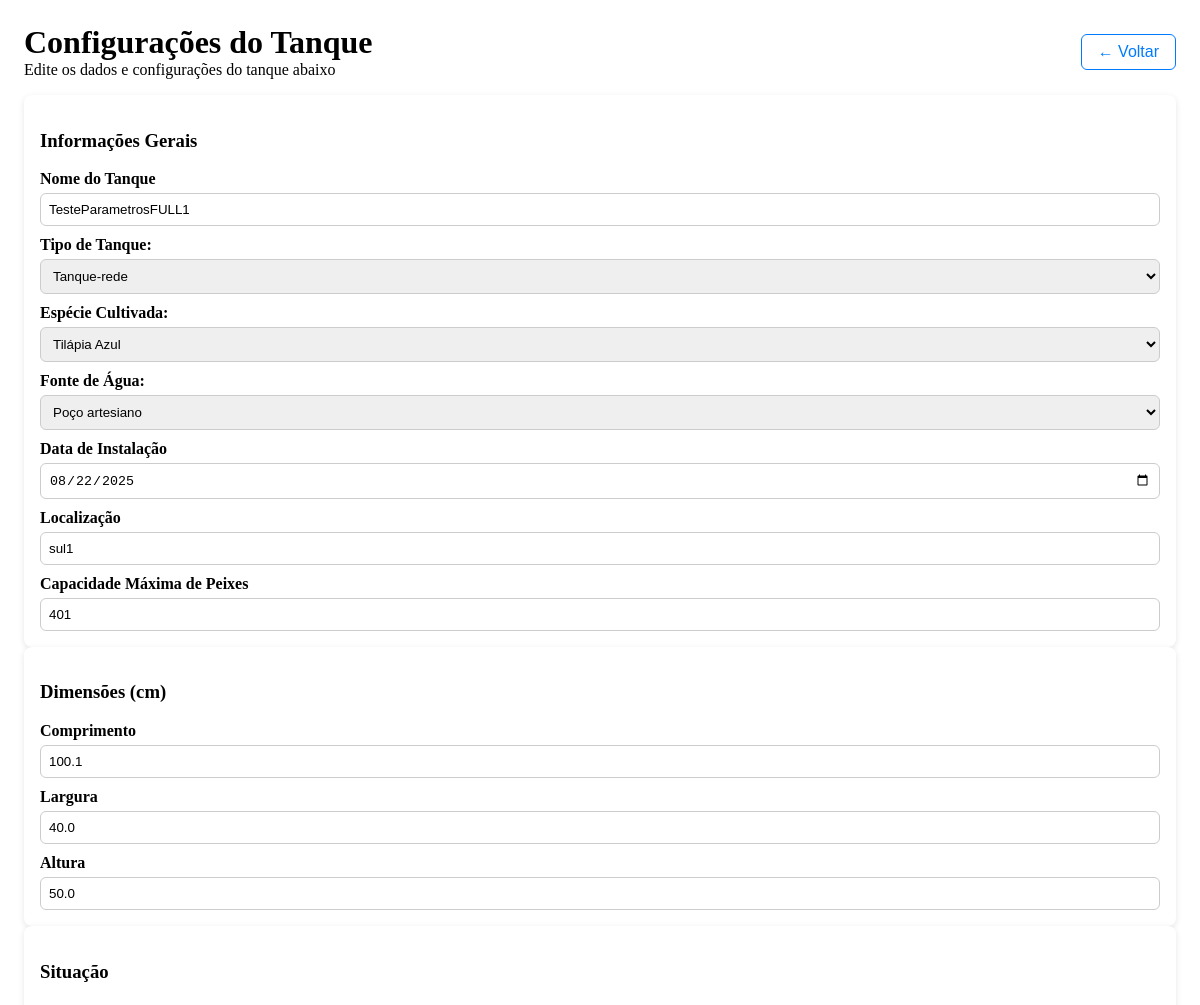
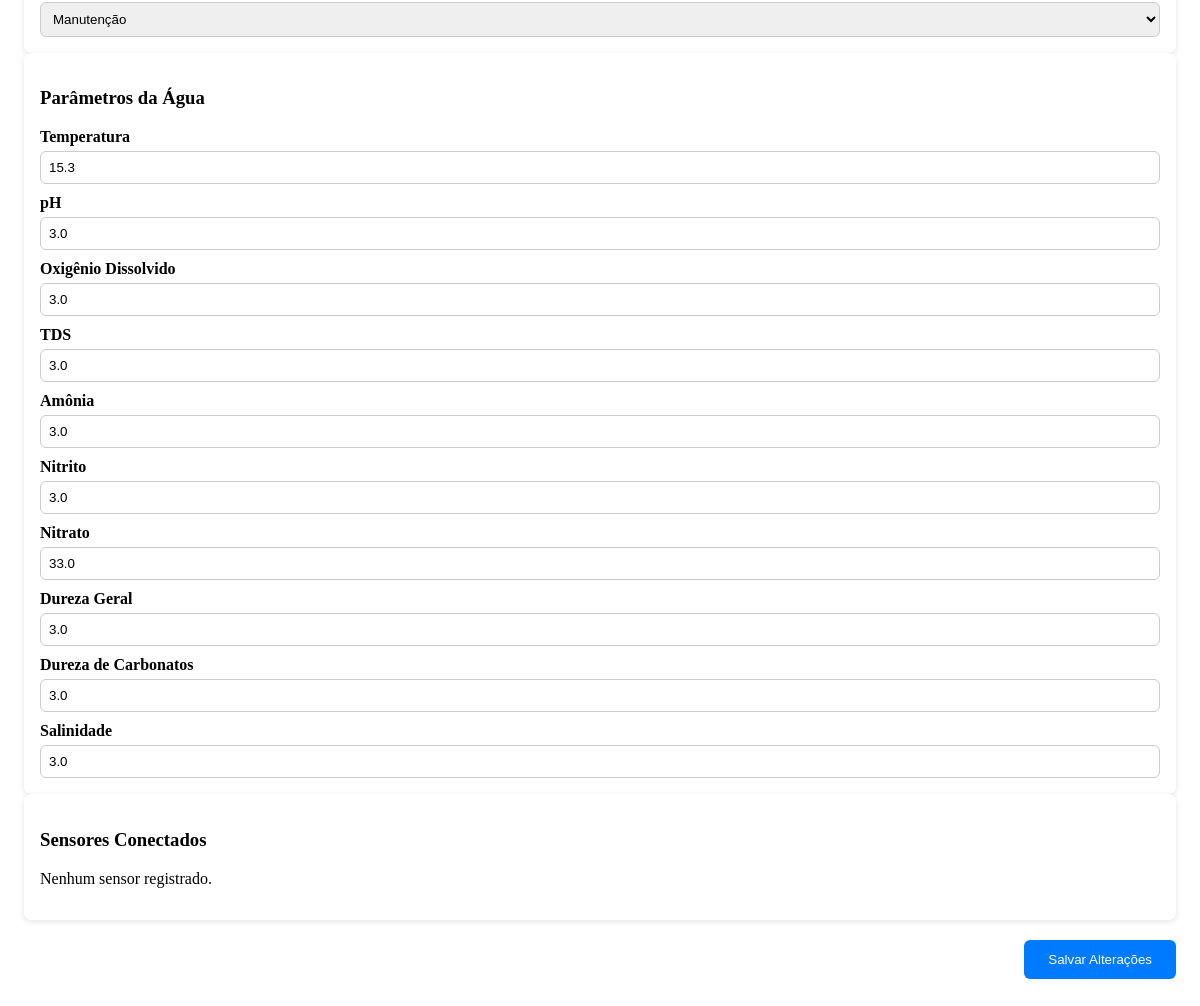
The page /tanque/1/configuracoes/ on the database its author committed (2 pictures, top to bottom).
### core/models.py (models this page shows, shortened)
class Tanque(models.Model):
    TIPO_CHOICES = [
        ('Escavado', 'Escavado'),
        ('Tanque-rede', 'Tanque-rede'),
        ('Alvenaria', 'Alvenaria'),
        ('Fibra de vidro', 'Fibra de vidro'),
        ('Outro', 'Outro'),
    ]
    ESPECIE_CHOICES = [
        ('Tilápia do Nilo (Oreochromis niloticus)', 'Tilápia do Nilo'),
        ('Tilápia Azul (Oreochromis aureus)', 'Tilápia Azul'),
        ('Tilápia de Moçambique (Oreochromis mossambicus)', 'Tilápia de Moçambique'),
        ('Tilápia de Zanzibar (Oreochromis hornorum)', 'Tilápia de Zanzibar'),
        ('Outro', 'Outro'),
    ]
    FONTE_CHOICES = [
        ('Nascente', 'Nascente'),
        ('Poço artesiano', 'Poço artesiano'),
        ('Rio', 'Rio'),
        ('Abastecimento público', 'Abastecimento público'),
        ('Outro', 'Outro'),
    ]
    SITUACAO_CHOICES = [
        ('Ativo', 'Ativo'),
        ('Manutenção', 'Manutenção'),
        ('Inativo', 'Inativo'),
    ]
    usuario = models.ForeignKey(Usuario, on_delete=models.CASCADE, related_name="tanques")
    nome = models.CharField(max_length=100)
    comprimento = models.FloatField()
    largura = models.FloatField()
    altura = models.FloatField()
    capacidade_maxima = models.PositiveIntegerField(null=True, blank=True)
    tipo = models.CharField(max_length=20, choices=TIPO_CHOICES)
    especie_cultivada = models.CharField(max_length=80, choices=ESPECIE_CHOICES)
    data_instalacao = models.DateField(null=True, blank=True)
    localizacao = models.CharField(max_length=255, blank=True)
    fonte_agua = models.CharField(max_length=30, choices=FONTE_CHOICES, blank=True)
    situacao = models.CharField(max_length=20, choices=SITUACAO_CHOICES)
    temperatura = models.FloatField(null=True, blank=True)
    ph = models.FloatField(null=True, blank=True)
    oxigenio = models.FloatField(null=True, blank=True)
    tds = models.FloatField(null=True, blank=True)
    amonia = models.FloatField(null=True, blank=True)
    nitrito = models.FloatField(null=True, blank=True)
    nitrato = models.FloatField(null=True, blank=True)
    dureza_geral = models.FloatField(null=True, blank=True)
    dureza_carbonatos = models.FloatField(null=True, blank=True)
    salinidade = models.FloatField(null=True, blank=True)

### core/views.py (the view)
# urls.py: path('tanque/<int:tanque_id>/configuracoes/', views.configuracoes_tanque, name='configuracoes_tanque'),
def configuracoes_tanque(request, tanque_id):
    tanque = get_object_or_404(Tanque, id=tanque_id)
    return render(request, 'front/configuracoes_tanque.html', {
        'tanque': tanque,
    })

### core/templates/front/configuracoes_tanque.html (shortened to what this page needs)
 {% load static %}
<div class="dashboard-content-wrapper"
  style="padding: 1rem; width: 100%; max-width: none; margin: auto; display: flex; flex-direction: column; min-height: 80vh; box-sizing: border-box;">
  <div class="top-header"
    style="display: flex; justify-content: space-between; align-items: center; margin-bottom: 1rem; flex-wrap: wrap; gap: 0.5rem;">
    <div>
      <h1 style="margin: 0;">Configurações do Tanque</h1>
      <p style="margin: 0;">Edite os dados e configurações do tanque abaixo</p>
    </div>
    <button onclick="voltarParaTanques()"
      style="padding: 0.5rem 1rem; font-size: 1rem; cursor: pointer; border-radius: 6px; border: 1px solid #007bff; background: white; color: #007bff; transition: background-color 0.3s;">
      ← Voltar
    </button>
  </div>
  <form id="form-configuracoes" method="post" action="{% url 'salvar_configuracoes_tanque' tanque.id %}" onsubmit="event.preventDefault(); enviarFormulario();">
    <div class="card-box" style="background: white; border-radius: 8px; padding: 1rem; box-shadow: 0 2px 6px rgba(0,0,0,0.1);">
      <h3>Informações Gerais</h3>
      <label>Nome do Tanque</label>
      <input type="text" name="nome" value="{{ tanque.nome }}" required>
      <label for="tipo">Tipo de Tanque:</label>
      <select id="tipo" name="tipo" required>
        <option value="Tanque-rede" {% if tanque.tipo == "Tanque-rede" %}selected{% endif %}>Tanque-rede</option>
      </select>
      <label for="especie_cultivada">Espécie Cultivada:</label>
      <select id="especie_cultivada" name="especie_cultivada" required>
        <option value="Tilápia Azul (Oreochromis aureus)" {% if tanque.especie_cultivada == "Tilápia Azul (Oreochromis aureus)" %}selected{% endif %}>Tilápia Azul</option>
      </select>
      <label for="fonte_agua">Fonte de Água:</label>
      <select id="fonte_agua" name="fonte_agua" required>
        <option value="Poço artesiano" {% if tanque.fonte_agua == "Poço artesiano" %}selected{% endif %}>Poço artesiano</option>
      </select>
      <label>Data de Instalação</label>
      <input type="date" name="data_instalacao" value="{{ tanque.data_instalacao|date:'Y-m-d' }}">
      <label>Localização</label>
      <input type="text" name="localizacao" value="{{ tanque.localizacao }}">
      <label>Capacidade Máxima de Peixes</label>
      <input type="number" name="capacidade_maxima" value="{{ tanque.capacidade_maxima }}">
    </div>
    <div class="card-box" style="background: white; border-radius: 8px; padding: 1rem; box-shadow: 0 2px 6px rgba(0,0,0,0.1);">
      <h3>Dimensões (cm)</h3>
      <label>Comprimento</label>
      <input type="number" step="0.1" name="comprimento" value="{{ tanque.comprimento }}">
      <label>Largura</label>
      <input type="number" step="0.1" name="largura" value="{{ tanque.largura }}">
      <label>Altura</label>
      <input type="number" step="0.1" name="altura" value="{{ tanque.altura }}">
    </div>
    <div class="card-box" style="background: white; border-radius: 8px; padding: 1rem; box-shadow: 0 2px 6px rgba(0,0,0,0.1);">
      <h3>Situação</h3>
      <select name="situacao">
        <option value="Manutenção" {% if tanque.situacao == 'Manutenção' %}selected{% endif %}>Manutenção</option>
      </select>
    </div>
    <div class="card-box" style="background: white; border-radius: 8px; padding: 1rem; box-shadow: 0 2px 6px rgba(0,0,0,0.1);">
      <h3>Parâmetros da Água</h3>
      <label>Temperatura</label>
      <input type="number" step="0.1" name="temperatura" value="{{ tanque.temperatura }}">
      <label>pH</label>
      <input type="number" step="0.1" name="ph" value="{{ tanque.ph }}">
      <label>Oxigênio Dissolvido</label>
      <input type="number" step="0.1" name="oxigenio" value="{{ tanque.oxigenio }}">
      <label>TDS</label>
      <input type="number" step="0.1" name="tds" value="{{ tanque.tds }}">
      <label>Amônia</label>
      <input type="number" step="0.1" name="amonia" value="{{ tanque.amonia }}">
      <label>Nitrito</label>
      <input type="number" step="0.1" name="nitrito" value="{{ tanque.nitrito }}">
      <label>Nitrato</label>
      <input type="number" step="0.1" name="nitrato" value="{{ tanque.nitrato }}">
      <label>Dureza Geral</label>
      <input type="number" step="0.1" name="dureza_geral" value="{{ tanque.dureza_geral }}">
      <label>Dureza de Carbonatos</label>
      <input type="number" step="0.1" name="dureza_carbonatos" value="{{ tanque.dureza_carbonatos }}">
      <label>Salinidade</label>
      <input type="number" step="0.1" name="salinidade" value="{{ tanque.salinidade }}">
    </div>
    <div class="card-box" style="background: white; border-radius: 8px; padding: 1rem; box-shadow: 0 2px 6px rgba(0,0,0,0.1);">
      <h3>Sensores Conectados</h3>
      {% for sensor in sensores %}
        <p><strong>{{ sensor.tipo }}</strong> - Pino {{ sensor.pino }} - ESP: {{ sensor.esp32.nome }}</p>
      {% empty %}
        <p>Nenhum sensor registrado.</p>
      {% endfor %}
    </div>
    <div style="margin-top: 20px; text-align: right;">
      <button type="submit" style="padding: 12px 24px; background: #007bff; color: white; border: none; border-radius: 6px; cursor: pointer;">
        Salvar Alterações
      </button>
    </div>
  </form>
</div>

### core/templates/front/configuracoes_tanque.html (style rules this page uses)
form label { display: block; margin-top: 10px; font-weight: bold; }
form input, form select { width: 100%; padding: 8px; border-radius: 6px; border: 1px solid #ccc; margin-top: 5px; box-sizing: border-box; }

### rows shown on the page
Tanque: nome "TesteParametrosFULL1", tipo "Tanque-rede", especie_cultivada "Tilápia Azul", fonte_agua "Poço artesiano", data_instalacao "08/22/2025", localizacao "sul1", capacidade_maxima "401", comprimento "100.1", largura "40.0", altura "50.0", situacao "Manutenção", temperatura "15.3", ph "3.0", oxigenio "3.0", tds "3.0", amonia "3.0", nitrito "3.0", nitrato "33.0", dureza_geral "3.0", dureza_carbonatos "3.0", salinidade "3.0"
